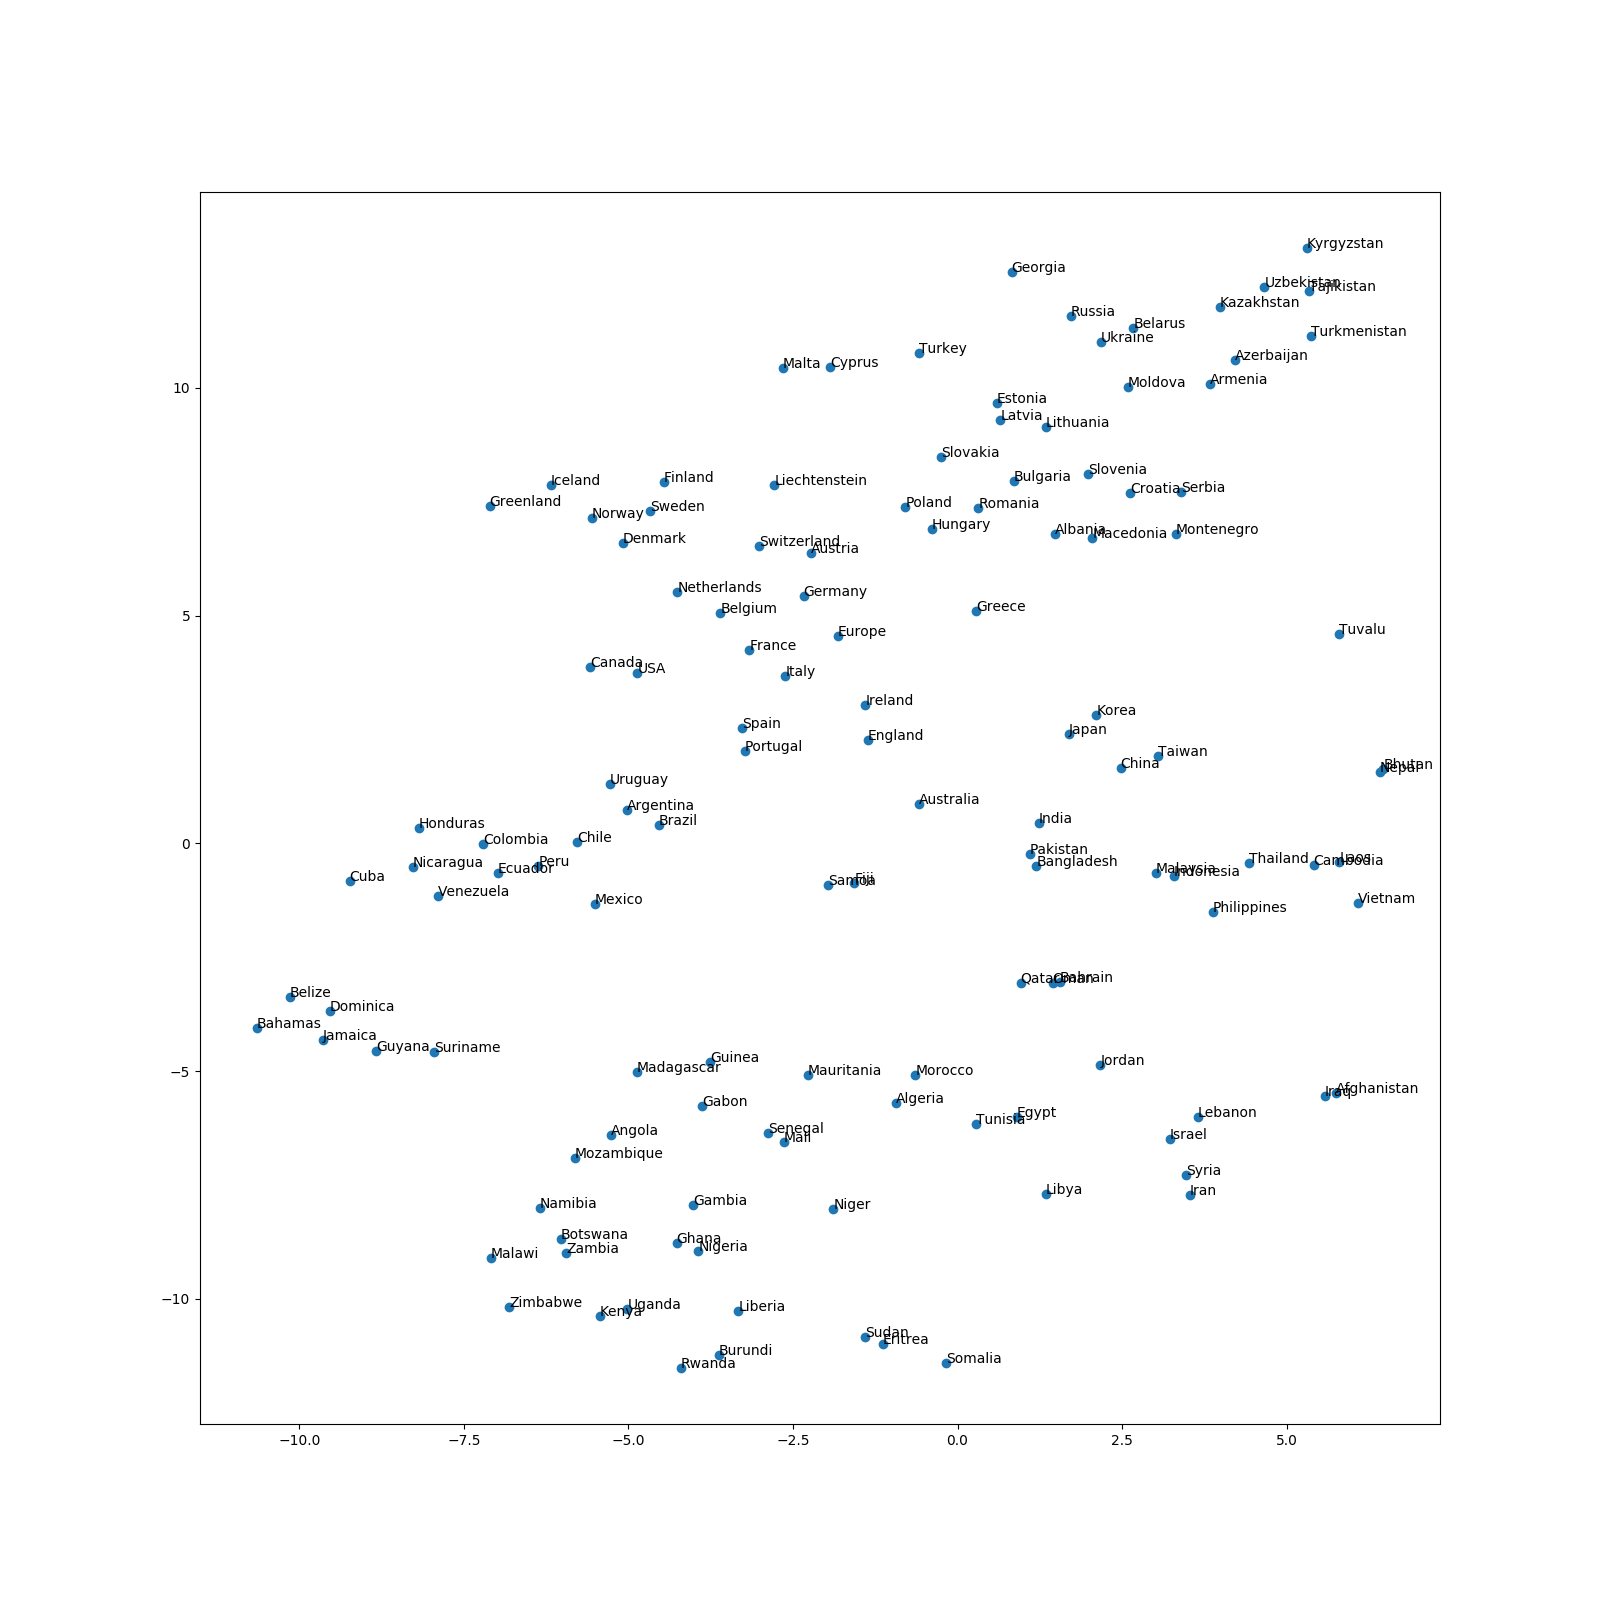

Here is the Python script that generated this plot:
from gensim.models import KeyedVectors
import matplotlib.pyplot as plt
from sklearn.manifold import TSNE

model = KeyedVectors.load_word2vec_format(
    './GoogleNews-vectors-negative300.bin', binary=True)

countries_set = set()
category = ''
with open('questions-words.txt') as rf:
    for line in rf:
        if line.startswith(':'):
            category = line[2:].rstrip()
            continue
        if category in ['capital-common-countries', 'capital-world']:
            words = line.split()
            countries_set.add(words[1])
            countries_set.add(words[3])
        elif category in ['currency', 'gram6-nationality-adjective']:
            words = line.split()
            countries_set.add(words[0])
            countries_set.add(words[2])

countries_list = list(countries_set)
X = [model[country] for country in countries_list]
X_reduced = TSNE(n_components=2, random_state=0).fit_transform(X)

plt.figure(figsize=(16, 16))
plt.scatter(X_reduced[:, 0], X_reduced[:, 1])
for (x, y), name in zip(X_reduced, countries_list):
    plt.annotate(name, (x, y))
plt.savefig('69.png')
